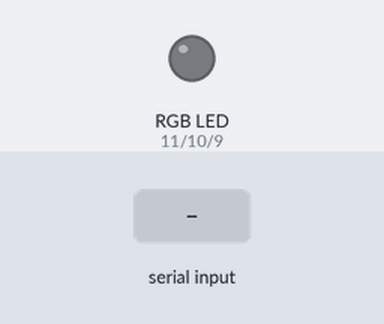
Simulated run of this sketch. Board: Arduino Uno, built with avr-gcc and run on an emulated ATmega328P. Shown: an RGB LED mixed from three pins (HIGH = lit). The test bench sets the inputs (shaded band). Dim RGB values are drawn brighter than linear.

Above: at 1.2 s.
1.3 s: "90,45,200:" received over Serial
At 4.1 s:
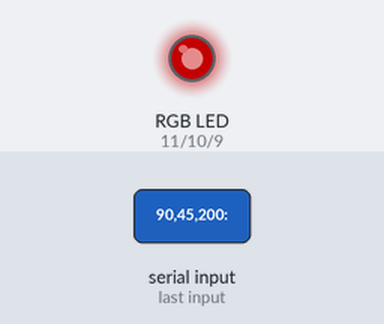
4.3 s: "30,150,10:" received over Serial
At 7.0 s:
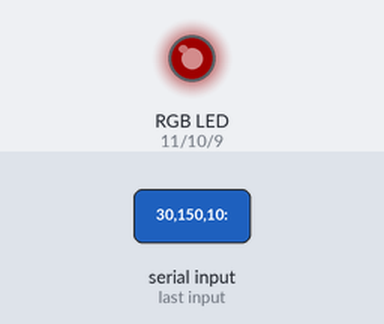
7.3 s: "200:" received over Serial
At 10.1 s:
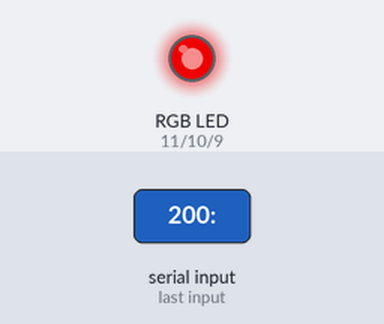
10.3 s: "90,45:" received over Serial
At 13.1 s:
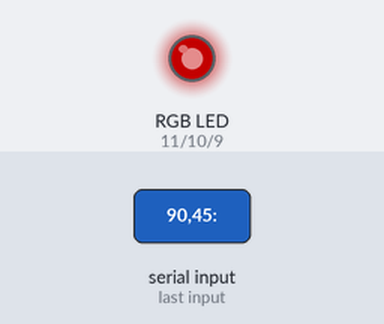
13.3 s: "30,150:" received over Serial
At 16.1 s:
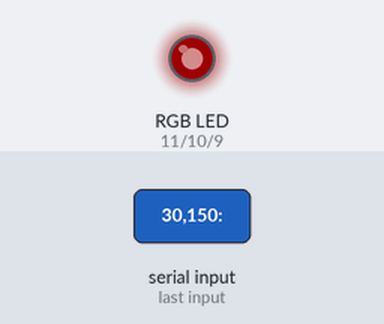
Timing chart, 0 to 17.3 s (numbered marks = the images above; inputs shaded):
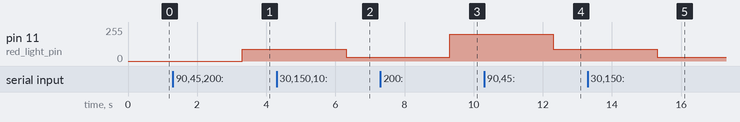

Measured:
- after the input at 1.3 s, pin 11 (red_light_pin): 0/255 → 90/255 after 2.0 s
- after the input at 4.3 s, pin 11 (red_light_pin): 90/255 → 30/255 after 2.0 s
- after the input at 7.3 s, pin 11 (red_light_pin): 30/255 → 200/255 after 2.0 s
- after the input at 10.3 s, pin 11 (red_light_pin): 200/255 → 90/255 after 2.0 s
- after the input at 13.3 s, pin 11 (red_light_pin): 90/255 → 30/255 after 2.0 s

The sketch:

rgb.ino
```cpp
int red_light_pin= 11;
int green_light_pin = 10;
int blue_light_pin = 9;
int red_light_value=255,green_light_value=255,blue_light_value=255;

void setup() {
  Serial.begin(9600);
  pinMode(red_light_pin, OUTPUT);
  pinMode(green_light_pin, OUTPUT);
  pinMode(blue_light_pin, OUTPUT);
}
void loop() {
  while(Serial.available() == 0){

  }
  red_light_value =Serial.readStringUntil(':').toInt();
  green_light_value =Serial.readStringUntil(':').toInt();
  blue_light_value =Serial.readStringUntil('\r').toInt();


  analogWrite(red_light_pin, red_light_value);
  analogWrite(green_light_pin, green_light_value);
  analogWrite(blue_light_pin, blue_light_value);
}
```
